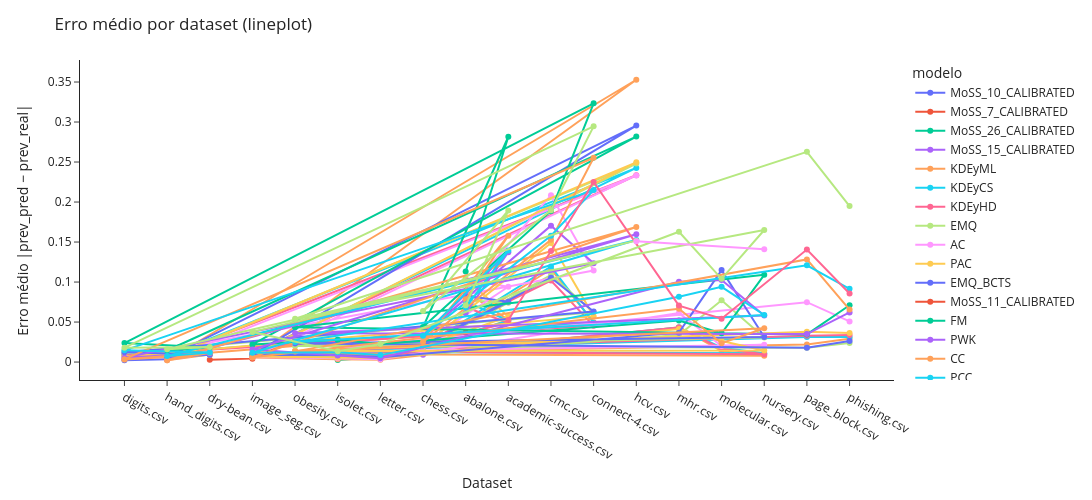

Source (notebook cell):
### Code cell
import pandas as pd
import plotly.express as px

# =========================================================
# LOAD
# =========================================================
results_path = Path("")

csv_files = list(results_path.glob("*.csv"))

if not csv_files:
    raise FileNotFoundError("Nenhum CSV encontrado na pasta ../results")

dfs = []
for csv in csv_files:
    df_tmp = pd.read_csv(csv)
    df_tmp["source_file"] = csv.name  # opcional: rastrear origem
    dfs.append(df_tmp)

df = pd.concat(dfs, ignore_index=True)

# 🔧 garantir que erro é numérico
df["erro"] = pd.to_numeric(df["erro"], errors="coerce")

# =========================================================
# AGREGAÇÃO (modelo × dataset)
# 👉 troque mean por median se quiser
# =========================================================
df_agg = (
    df
    .groupby(["modelo", "dataset"], as_index=False)
    .agg(erro_mean=("erro", "mean"))
)

# =========================================================
# ORDEM DOS MODELOS (melhor → pior)
# =========================================================
order = (
    df_agg
    .groupby("modelo")["erro_mean"]
    .median()
    .sort_values()
    .index
    .tolist()
)


# =========================================================
# LINEPLOT
# =========================================================
fig = px.line(
    df_agg,
    x="dataset",
    y="erro_mean",
    color="modelo",
    category_orders={"modelo": order},
    markers=True
)

fig.update_layout(
    title="Erro médio por dataset (lineplot)",
    xaxis_title="Dataset",
    yaxis_title="Erro médio |prev_pred − prev_real|",
    template="simple_white",
    width=1100,
    height=500,
)

fig.update_traces(
    marker=dict(size=6),
    line=dict(width=2)
)

fig

### Figure 1 — Plotly figure (JSON) as saved in the notebook; plotly's stock layout.template omitted (floating-point values rounded to 4 significant figures)
{"data": [{"hovertemplate": "modelo=MoSS_10_CALIBRATED<br>dataset=%{x}<br>erro_mean=%{y}<extra></extra>", "legendgroup": "MoSS_10_CALIBRATED", "line": {"color": "#636efa", "dash": "solid", "width": 2}, "marker": {"size": 6, "symbol": "circle"}, "mode": "lines+markers", "name": "MoSS_10_CALIBRATED", "orientation": "v", "showlegend": true, "type": "scatter", "x": ["digits.csv", "hand_digits.csv"], "xaxis": "x", "y": [0.002383, 0.00343], "yaxis": "y"}, {"hovertemplate": "modelo=MoSS_7_CALIBRATED<br>dataset=%{x}<br>erro_mean=%{y}<extra></extra>", "legendgroup": "MoSS_7_CALIBRATED", "line": {"color": "#EF553B", "dash": "solid", "width": 2}, "marker": {"size": 6, "symbol": "circle"}, "mode": "lines+markers", "name": "MoSS_7_CALIBRATED", "orientation": "v", "showlegend": true, "type": "scatter", "x": ["dry-bean.csv", "image_seg.csv", "obesity.csv"], "xaxis": "x", "y": [0.003022, 0.004282, 0.02872], "yaxis": "y"}, {"hovertemplate": "modelo=MoSS_26_CALIBRATED<br>dataset=%{x}<br>erro_mean=%{y}<extra></extra>", "legendgroup": "MoSS_26_CALIBRATED", "line": {"color": "#00cc96", "dash": "solid", "width": 2}, "marker": {"size": 6, "symbol": "circle"}, "mode": "lines+markers", "name": "MoSS_26_CALIBRATED", "orientation": "v", "showlegend": true, "type": "scatter", "x": ["isolet.csv", "letter.csv"], "xaxis": "x", "y": [0.002527, 0.006445], "yaxis": "y"}, {"hovertemplate": "modelo=MoSS_15_CALIBRATED<br>dataset=%{x}<br>erro_mean=%{y}<extra></extra>", "legendgroup": "MoSS_15_CALIBRATED", "line": {"color": "#ab63fa", "dash": "solid", "width": 2}, "marker": {"size": 6, "symbol": "circle"}, "mode": "lines+markers", "name": "MoSS_15_CALIBRATED", "orientation": "v", "showlegend": true, "type": "scatter", "x": ["chess.csv"], "xaxis": "x", "y": [0.009286], "yaxis": "y"}, {"hovertemplate": "modelo=KDEyML<br>dataset=%{x}<br>erro_mean=%{y}<extra></extra>", "legendgroup": "KDEyML", "line": {"color": "#FFA15A", "dash": "solid", "width": 2}, "marker": {"size": 6, "symbol": "circle"}, "mode": "lines+markers", "name": "KDEyML", "orientation": "v", "showlegend": true, "type": "scatter", "x": ["abalone.csv", "academic-success.csv", "chess.csv", "cmc.csv", "connect-4.csv", "digits.csv", "dry-bean.csv", "hand_digits.csv", "hcv.csv", "image_seg.csv", "isolet.csv", "letter.csv", "mhr.csv", "molecular.csv", "nursery.csv", "obesity.csv", "page_block.csv", "phishing.csv"], "xaxis": "x", "y": [0.08788, 0.05265, 0.01585, 0.116, 0.04975, 0.00309, 0.009335, 0.00228, 0.3528, 0.005702, 0.003483, 0.00279, 0.04352, 0.01367, 0.007758, 0.01016, 0.02207, 0.02906], "yaxis": "y"}, {"hovertemplate": "modelo=KDEyCS<br>dataset=%{x}<br>erro_mean=%{y}<extra></extra>", "legendgroup": "KDEyCS", "line": {"color": "#19d3f3", "dash": "solid", "width": 2}, "marker": {"size": 6, "symbol": "circle"}, "mode": "lines+markers", "name": "KDEyCS", "orientation": "v", "showlegend": true, "type": "scatter", "x": ["abalone.csv", "academic-success.csv", "chess.csv", "cmc.csv", "connect-4.csv", "digits.csv", "dry-bean.csv", "hand_digits.csv", "hcv.csv", "image_seg.csv", "isolet.csv", "letter.csv", "mhr.csv", "molecular.csv", "nursery.csv", "obesity.csv", "page_block.csv", "phishing.csv"], "xaxis": "x", "y": [0.07583, 0.05161, 0.0191, 0.1194, 0.04889, 0.009195, 0.01196, 0.007637, 0.2427, 0.009623, 0.005923, 0.007164, 0.04321, 0.01797, 0.01098, 0.01293, 0.03118, 0.03134], "yaxis": "y"}, {"hovertemplate": "modelo=KDEyHD<br>dataset=%{x}<br>erro_mean=%{y}<extra></extra>", "legendgroup": "KDEyHD", "line": {"color": "#FF6692", "dash": "solid", "width": 2}, "marker": {"size": 6, "symbol": "circle"}, "mode": "lines+markers", "name": "KDEyHD", "orientation": "v", "showlegend": true, "type": "scatter", "x": ["abalone.csv", "academic-success.csv", "chess.csv", "cmc.csv", "connect-4.csv", "digits.csv", "dry-bean.csv", "hand_digits.csv", "hcv.csv", "image_seg.csv", "isolet.csv", "letter.csv", "mhr.csv", "molecular.csv", "nursery.csv", "obesity.csv", "page_block.csv", "phishing.csv"], "xaxis": "x", "y": [0.06851, 0.04917, 0.02317, 0.1019, 0.04524, 0.008669, 0.01189, 0.006884, 0.2335, 0.01095, 0.007962, 0.007485, 0.04321, 0.01669, 0.009765, 0.01385, 0.03295, 0.03381], "yaxis": "y"}, {"hovertemplate": "modelo=EMQ<br>dataset=%{x}<br>erro_mean=%{y}<extra></extra>", "legendgroup": "EMQ", "line": {"color": "#B6E880", "dash": "solid", "width": 2}, "marker": {"size": 6, "symbol": "circle"}, "mode": "lines+markers", "name": "EMQ", "orientation": "v", "showlegend": true, "type": "scatter", "x": ["abalone.csv", "academic-success.csv", "chess.csv", "cmc.csv", "connect-4.csv", "digits.csv", "dry-bean.csv", "hand_digits.csv", "hcv.csv", "image_seg.csv", "isolet.csv", "letter.csv", "mhr.csv", "molecular.csv", "nursery.csv", "obesity.csv", "page_block.csv", "phishing.csv"], "xaxis": "x", "y": [0.0772, 0.07414, 0.01906, 0.1088, 0.06222, 0.01129, 0.009106, 0.005666, 0.2481, 0.008251, 0.008522, 0.005681, 0.03393, 0.0773, 0.03055, 0.02001, 0.01793, 0.02368], "yaxis": "y"}, {"hovertemplate": "modelo=AC<br>dataset=%{x}<br>erro_mean=%{y}<extra></extra>", "legendgroup": "AC", "line": {"color": "#FF97FF", "dash": "solid", "width": 2}, "marker": {"size": 6, "symbol": "circle"}, "mode": "lines+markers", "name": "AC", "orientation": "v", "showlegend": true, "type": "scatter", "x": ["abalone.csv", "academic-success.csv", "chess.csv", "cmc.csv", "connect-4.csv", "digits.csv", "dry-bean.csv", "hand_digits.csv", "hcv.csv", "image_seg.csv", "isolet.csv", "letter.csv", "mhr.csv", "molecular.csv", "nursery.csv", "obesity.csv", "page_block.csv", "phishing.csv"], "xaxis": "x", "y": [0.1029, 0.09413, 0.02355, 0.2086, 0.1143, 0.004459, 0.01113, 0.002978, 0.2333, 0.006206, 0.004687, 0.003602, 0.0612, 0.02011, 0.02179, 0.012, 0.0748, 0.05079], "yaxis": "y"}, {"hovertemplate": "modelo=PAC<br>dataset=%{x}<br>erro_mean=%{y}<extra></extra>", "legendgroup": "PAC", "line": {"color": "#FECB52", "dash": "solid", "width": 2}, "marker": {"size": 6, "symbol": "circle"}, "mode": "lines+markers", "name": "PAC", "orientation": "v", "showlegend": true, "type": "scatter", "x": ["abalone.csv", "academic-success.csv", "chess.csv", "cmc.csv", "connect-4.csv", "digits.csv", "dry-bean.csv", "hand_digits.csv", "hcv.csv", "image_seg.csv", "isolet.csv", "letter.csv", "mhr.csv", "molecular.csv", "nursery.csv", "obesity.csv", "page_block.csv", "phishing.csv"], "xaxis": "x", "y": [0.104, 0.05679, 0.01993, 0.1488, 0.0574, 0.006997, 0.009708, 0.004719, 0.2497, 0.007044, 0.005667, 0.005096, 0.04118, 0.02636, 0.01438, 0.01393, 0.03791, 0.03638], "yaxis": "y"}, {"hovertemplate": "modelo=EMQ_BCTS<br>dataset=%{x}<br>erro_mean=%{y}<extra></extra>", "legendgroup": "EMQ_BCTS", "line": {"color": "#636efa", "dash": "solid", "width": 2}, "marker": {"size": 6, "symbol": "circle"}, "mode": "lines+markers", "name": "EMQ_BCTS", "orientation": "v", "showlegend": true, "type": "scatter", "x": ["abalone.csv", "academic-success.csv", "chess.csv", "cmc.csv", "connect-4.csv", "digits.csv", "dry-bean.csv", "hand_digits.csv", "hcv.csv", "image_seg.csv", "isolet.csv", "letter.csv", "mhr.csv", "molecular.csv", "nursery.csv", "obesity.csv", "page_block.csv", "phishing.csv"], "xaxis": "x", "y": [0.08282, 0.07533, 0.02063, 0.1054, 0.06322, 0.01228, 0.009117, 0.005977, 0.2955, 0.008867, 0.008868, 0.006089, 0.03678, 0.1149, 0.03133, 0.02305, 0.01786, 0.02618], "yaxis": "y"}, {"hovertemplate": "modelo=MoSS_11_CALIBRATED<br>dataset=%{x}<br>erro_mean=%{y}<extra></extra>", "legendgroup": "MoSS_11_CALIBRATED", "line": {"color": "#EF553B", "dash": "solid", "width": 2}, "marker": {"size": 6, "symbol": "circle"}, "mode": "lines+markers", "name": "MoSS_11_CALIBRATED", "orientation": "v", "showlegend": true, "type": "scatter", "x": ["abalone.csv"], "xaxis": "x", "y": [0.03691], "yaxis": "y"}, {"hovertemplate": "modelo=FM<br>dataset=%{x}<br>erro_mean=%{y}<extra></extra>", "legendgroup": "FM", "line": {"color": "#00cc96", "dash": "solid", "width": 2}, "marker": {"size": 6, "symbol": "circle"}, "mode": "lines+markers", "name": "FM", "orientation": "v", "showlegend": true, "type": "scatter", "x": ["abalone.csv", "academic-success.csv", "chess.csv", "cmc.csv", "connect-4.csv", "digits.csv", "dry-bean.csv", "hand_digits.csv", "hcv.csv", "image_seg.csv", "isolet.csv", "letter.csv", "mhr.csv", "molecular.csv", "nursery.csv", "obesity.csv", "page_block.csv", "phishing.csv"], "xaxis": "x", "y": [0.1132, 0.2816, 0.04376, 0.1888, 0.3234, 0.02374, 0.01806, 0.01441, 0.2818, 0.02202, 0.028, 0.02267, 0.05192, 0.036, 0.1091, 0.04337, 0.03455, 0.07101], "yaxis": "y"}, {"hovertemplate": "modelo=PWK<br>dataset=%{x}<br>erro_mean=%{y}<extra></extra>", "legendgroup": "PWK", "line": {"color": "#ab63fa", "dash": "solid", "width": 2}, "marker": {"size": 6, "symbol": "circle"}, "mode": "lines+markers", "name": "PWK", "orientation": "v", "showlegend": true, "type": "scatter", "x": ["abalone.csv", "academic-success.csv", "chess.csv", "cmc.csv", "connect-4.csv", "digits.csv", "dry-bean.csv", "hand_digits.csv", "hcv.csv", "image_seg.csv", "isolet.csv", "letter.csv", "mhr.csv", "molecular.csv", "nursery.csv", "obesity.csv", "page_block.csv", "phishing.csv"], "xaxis": "x", "y": [0.06127, 0.1372, 0.03359, 0.1704, 0.1236, 0.00552, 0.01146, 0.00306, 0.1598, 0.01567, 0.00809, 0.004808, 0.1003, 0.1027, 0.05828, 0.03602, 0.03504, 0.06202], "yaxis": "y"}, {"hovertemplate": "modelo=CC<br>dataset=%{x}<br>erro_mean=%{y}<extra></extra>", "legendgroup": "CC", "line": {"color": "#FFA15A", "dash": "solid", "width": 2}, "marker": {"size": 6, "symbol": "circle"}, "mode": "lines+markers", "name": "CC", "orientation": "v", "showlegend": true, "type": "scatter", "x": ["abalone.csv", "academic-success.csv", "chess.csv", "cmc.csv", "connect-4.csv", "digits.csv", "dry-bean.csv", "hand_digits.csv", "hcv.csv", "image_seg.csv", "mhr.csv", "molecular.csv", "nursery.csv", "obesity.csv", "page_block.csv", "phishing.csv"], "xaxis": "x", "y": [0.07857, 0.158, 0.02506, 0.1527, 0.2553, 0.003653, 0.01151, 0.002263, 0.1687, 0.006115, 0.06651, 0.0236, 0.0422, 0.01333, 0.1282, 0.06562], "yaxis": "y"}, {"hovertemplate": "modelo=PCC<br>dataset=%{x}<br>erro_mean=%{y}<extra></extra>", "legendgroup": "PCC", "line": {"color": "#19d3f3", "dash": "solid", "width": 2}, "marker": {"size": 6, "symbol": "circle"}, "mode": "lines+markers", "name": "PCC", "orientation": "v", "showlegend": true, "type": "scatter", "x": ["abalone.csv", "academic-success.csv", "chess.csv", "cmc.csv", "connect-4.csv", "digits.csv", "dry-bean.csv", "hand_digits.csv", "hcv.csv", "image_seg.csv", "isolet.csv", "letter.csv", "mhr.csv", "molecular.csv", "nursery.csv", "obesity.csv", "page_block.csv", "phishing.csv"], "xaxis": "x", "y": [0.06813, 0.1393, 0.03276, 0.1579, 0.2149, 0.01466, 0.01209, 0.007495, 0.1527, 0.01154, 0.01223, 0.008687, 0.08161, 0.09403, 0.05879, 0.02505, 0.1209, 0.09152], "yaxis": "y"}, {"hovertemplate": "modelo=MoSS_3_CALIBRATED<br>dataset=%{x}<br>erro_mean=%{y}<extra></extra>", "legendgroup": "MoSS_3_CALIBRATED", "line": {"color": "#FF6692", "dash": "solid", "width": 2}, "marker": {"size": 6, "symbol": "circle"}, "mode": "lines+markers", "name": "MoSS_3_CALIBRATED", "orientation": "v", "showlegend": true, "type": "scatter", "x": ["academic-success.csv", "cmc.csv", "connect-4.csv", "mhr.csv", "molecular.csv", "page_block.csv", "phishing.csv"], "xaxis": "x", "y": [0.05259, 0.1388, 0.225, 0.07055, 0.05422, 0.1406, 0.08578], "yaxis": "y"}, {"hovertemplate": "modelo=ClusterQuant<br>dataset=%{x}<br>erro_mean=%{y}<extra></extra>", "legendgroup": "ClusterQuant", "line": {"color": "#B6E880", "dash": "solid", "width": 2}, "marker": {"size": 6, "symbol": "circle"}, "mode": "lines+markers", "name": "ClusterQuant", "orientation": "v", "showlegend": true, "type": "scatter", "x": ["abalone.csv", "academic-success.csv", "chess.csv", "cmc.csv", "connect-4.csv", "digits.csv", "dry-bean.csv", "hand_digits.csv", "hcv.csv", "image_seg.csv", "isolet.csv", "letter.csv", "mhr.csv", "molecular.csv", "nursery.csv", "obesity.csv", "page_block.csv", "phishing.csv"], "xaxis": "x", "y": [0.07087, 0.1894, 0.06374, 0.1898, 0.2946, 0.01797, 0.01868, 0.01596, 0.1518, 0.0377, 0.01361, 0.02259, 0.1628, 0.104, 0.165, 0.05416, 0.2628, 0.195], "yaxis": "y"}, {"hovertemplate": "modelo=MoSS_4_CALIBRATED<br>dataset=%{x}<br>erro_mean=%{y}<extra></extra>", "legendgroup": "MoSS_4_CALIBRATED", "line": {"color": "#FF97FF", "dash": "solid", "width": 2}, "marker": {"size": 6, "symbol": "circle"}, "mode": "lines+markers", "name": "MoSS_4_CALIBRATED", "orientation": "v", "showlegend": true, "type": "scatter", "x": ["hcv.csv", "nursery.csv"], "xaxis": "x", "y": [0.1511, 0.1409], "yaxis": "y"}], "layout": {"height": 500, "legend": {"title": {"text": "modelo"}, "tracegroupgap": 0}, "margin": {"t": 60}, "title": {"text": "Erro médio por dataset (lineplot)"}, "width": 1100, "xaxis": {"anchor": "y", "domain": [0, 1], "title": {"text": "Dataset"}}, "yaxis": {"anchor": "x", "domain": [0, 1], "title": {"text": "Erro médio |prev_pred − prev_real|"}}}}
